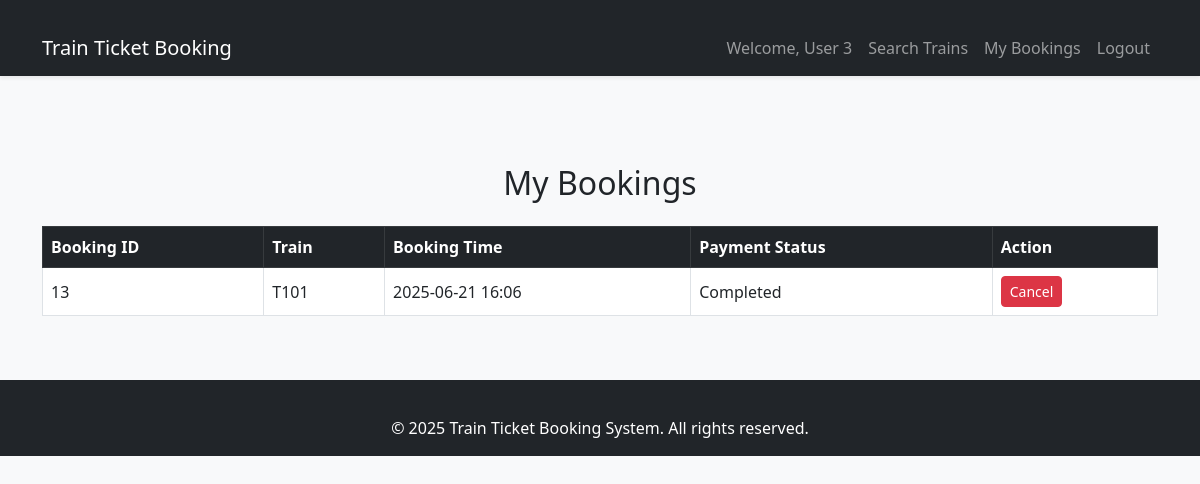
The page /booking_history (signed in) on the database its author committed.
### models.py (models this page shows)
class Booking(db.Model):
    id = db.Column(db.Integer, primary_key=True)
    user_id = db.Column(db.Integer, db.ForeignKey('user.id'), nullable=False)
    train_id = db.Column(db.String(10), db.ForeignKey('train.id'), nullable=False)
    booking_time = db.Column(db.DateTime, nullable=False)
    payment_status = db.Column(db.String(20), nullable=False)

### app.py (the view)
@app.route('/booking_history')
def booking_history():
    if 'user_id' not in session:
        flash('Please log in first.')
        return redirect(url_for('login'))
    bookings = Booking.query.filter_by(user_id=session['user_id']).all()
    return render_template('booking_history.html', bookings=bookings)

### templates/booking_history.html
{% extends "base.html" %}
{% block content %}
<div class="row">
  <div class="col">
    <h2 class="mb-4 text-center">My Bookings</h2>
    {% if bookings %}
      <div class="table-responsive">
      <table class="table table-bordered table-hover">
        <thead class="table-dark">
          <tr>
            <th>Booking ID</th>
            <th>Train</th>
            <th>Booking Time</th>
            <th>Payment Status</th>
            <th>Action</th>
          </tr>
        </thead>
        <tbody>
          {% for booking in bookings %}
            <tr>
              <td>{{ booking.id }}</td>
              <td>{{ booking.train_id }}</td>
              <td>{{ booking.booking_time.strftime('%Y-%m-%d %H:%M') }}</td>
              <td>{{ booking.payment_status }}</td>
              <td>
                <a href="{{ url_for('cancel', booking_id=booking.id) }}" class="btn btn-danger btn-sm">Cancel</a>
              </td>
            </tr>
          {% endfor %}
        </tbody>
      </table>
      </div>
    {% else %}
      <p class="text-center">No bookings found.</p>
    {% endif %}
  </div>
</div>
{% endblock %}

### static/style.css (style rules this page uses)
body { background-color: #f8f9fa; font-family: "Segoe UI", Tahoma, Geneva, Verdana, sans-serif; }
.table th, .table td { vertical-align: middle; }

### rows shown on the page
Booking: id "13", train_id "T101", booking_time "2025-06-21 16:06", payment_status "Completed"

### other values the page prints
{{ session['user_id'] }} "3"
